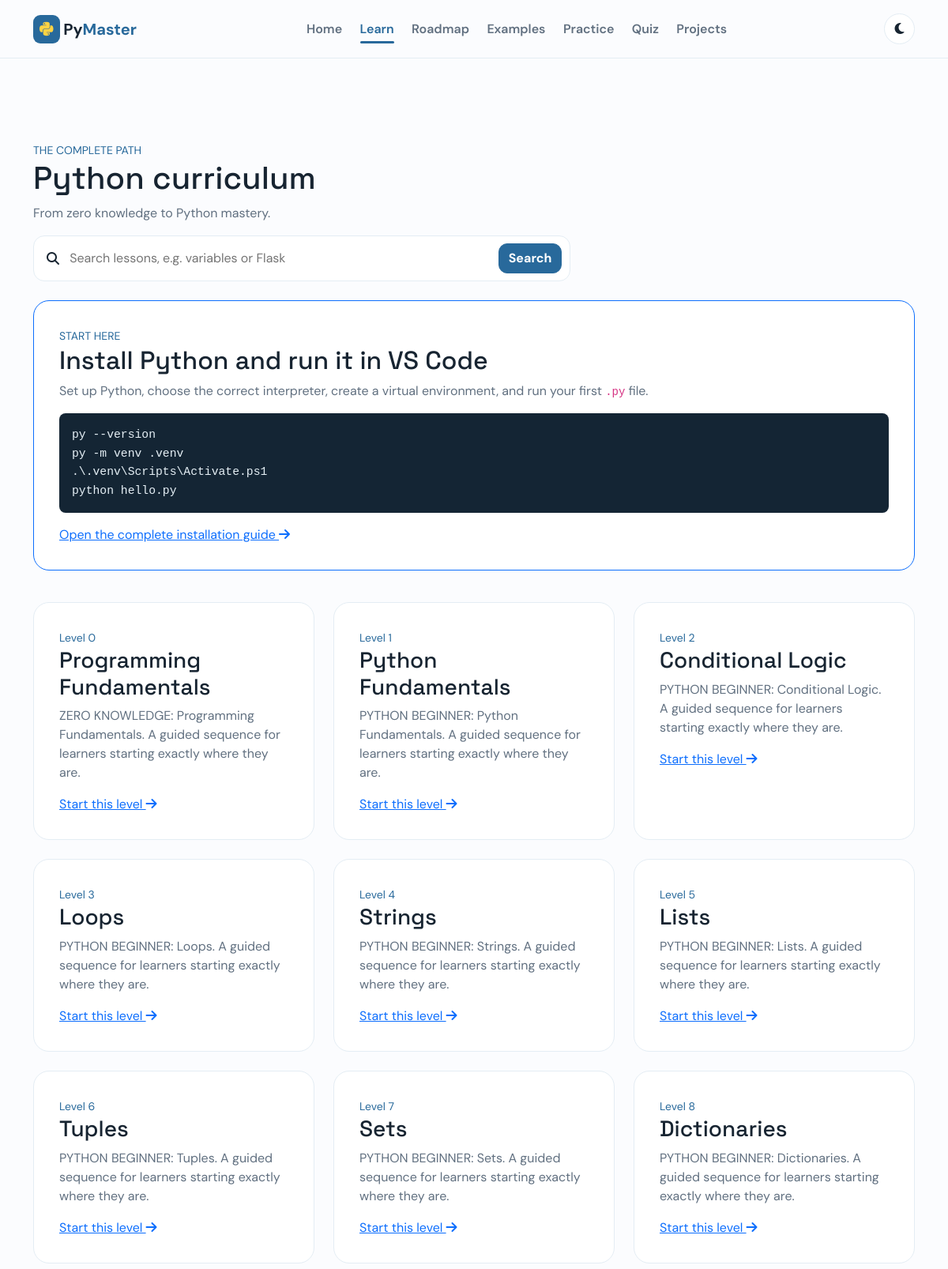
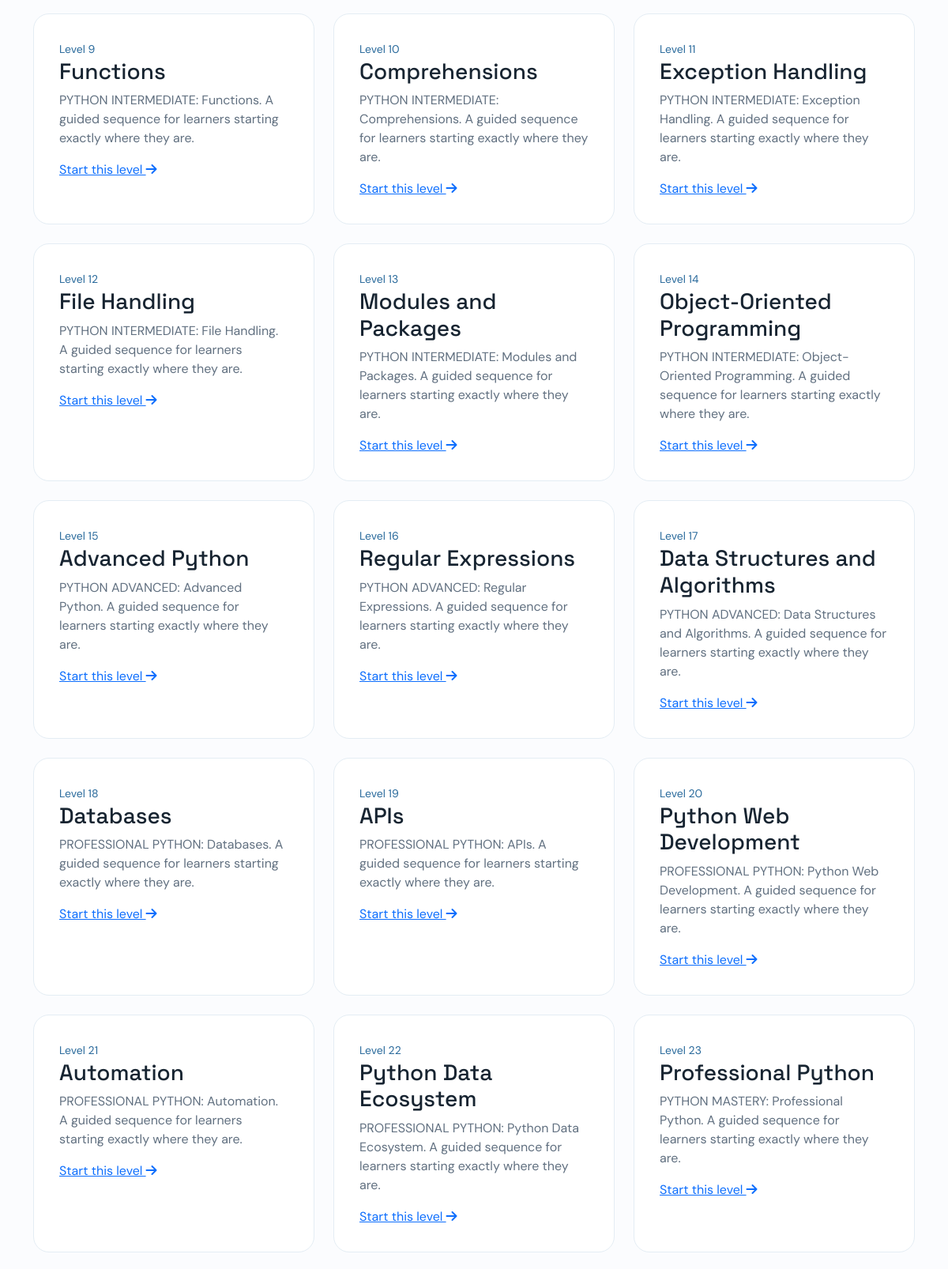
Page /learn (upper part) on the committed database (2 pictures, top to bottom).
### models/course.py (models this page shows)
class Course(db.Model):
    __tablename__ = "courses"
    id = db.Column(db.Integer, primary_key=True)
    title = db.Column(db.String(150), nullable=False, unique=True)
    slug = db.Column(db.String(160), nullable=False, unique=True, index=True)
    description = db.Column(db.Text, nullable=False)
    level = db.Column(db.String(30), nullable=False, default="Beginner")
    thumbnail = db.Column(db.String(255))
    created_at = db.Column(db.DateTime, nullable=False, default=datetime.utcnow)
    modules = db.relationship("Module", back_populates="course", cascade="all, delete-orphan", order_by="Module.position")
    projects = db.relationship("Project", back_populates="course", cascade="all, delete-orphan")

### routes/main.py (the view)
@main_bp.get("/learn")
def learn():
    query = request.args.get("q", "").strip()
    courses = Course.query.order_by(Course.id).all()
    setup_lesson = Lesson.query.filter_by(title="Introduction to Installing Python").first()
    results = (
        Lesson.query.filter(
            or_(
                Lesson.title.ilike(f"%{query}%"),
                Lesson.content.ilike(f"%{query}%"),
            )
        )
        .order_by(Lesson.title)
        .all()
        if query
        else []
    )
    return render_template(
        "learn.html",
        courses=courses,
        query=query,
        results=results,
        setup_lesson=setup_lesson,
    )

### templates/learn.html (shortened to what this page needs)
{% extends "index.html" %}
{% block content %}
<section class="section">
  <div class="container">
    <small>THE COMPLETE PATH</small>
    <h1>Python curriculum</h1>
    <p>From zero knowledge to Python mastery.</p>
    <form class="search-box" method="get">
      <i class="fa fa-search"></i>
      <input name="q" value="{{ query }}" placeholder="Search lessons, e.g. variables or Flask">
      <button class="btn btn-primary">Search</button>
    </form>
    {% if setup_lesson %}
    <article class="cardx mt-4 border-primary">
      <small>START HERE</small>
      <h2>Install Python and run it in VS Code</h2>
      <p>Set up Python, choose the correct interpreter, create a virtual environment, and run your first <code>.py</code> file.</p>
      <div class="code-box p-3 rounded-3 font-monospace mb-3">
        <pre class="m-0"><code>py --version
py -m venv .venv
.\.venv\Scripts\Activate.ps1
python hello.py</code></pre>
      </div>
      <a href="{{ url_for('main.lesson', slug=setup_lesson.slug) }}">
        Open the complete installation guide <i class="fa fa-arrow-right"></i>
      </a>
    </article>
    {% endif %}
    <div class="row g-4 mt-3">
      {% for course in courses %}
      <div class="col-md-6 col-lg-4">
        <article class="cardx">
          <small>{{ course.level }}</small>
          <h3>{{ course.title.split(' - ', 1)[1] }}</h3>
          <p>{{ course.description }}</p>
          <a href="{{ url_for('main.lesson', slug=course.modules[0].lessons[0].slug) }}">
            Start this level <i class="fa fa-arrow-right"></i>
          </a>
        </article>
      </div>
      {% endfor %}
    </div>
  </div>
</section>
{% endblock %}

### templates/index.html (shortened to what this page needs)
<!doctype html>
<html data-theme="light">
<head>
  <link href="https://cdn.jsdelivr.net/npm/bootstrap@5.3.3/dist/css/bootstrap.min.css" rel="stylesheet">
  <link href="https://cdnjs.cloudflare.com/ajax/libs/font-awesome/6.5.2/css/all.min.css" rel="stylesheet">
  <link href="{{ url_for('static', filename='css/main.css') }}" rel="stylesheet">
</head>
<body>
  <nav class="navbar navbar-expand-lg sticky-top">
    <div class="container">
      <a class="navbar-brand" href="/">
        <i class="fa-brands fa-python"></i> Py<span>Master</span>
      </a>
      <div class="collapse navbar-collapse" id="nav">
        <ul class="navbar-nav mx-auto">
          {% for n, id in [('Home', 'home'), ('Learn', 'learn'), ('Roadmap', 'roadmap'), ('Examples', 'examples'),
          ('Practice', 'practice'), ('Quiz', 'quiz'), ('Projects', 'projects')] %}
          <li>
            <a class="nav-link {{ 'active' if (id == 'home' and request.path == '/') or (id != 'home' and request.path.startswith('/' + ('quizzes' if id == 'quiz' else id))) else '' }}"
              aria-current="{{ 'page' if (id == 'home' and request.path == '/') or (id != 'home' and request.path.startswith('/' + ('quizzes' if id == 'quiz' else id))) else 'false' }}"
              href="{{ url_for('main.home') if id == 'home' else url_for('main.learn') if id == 'learn' else url_for('main.roadmap') if id == 'roadmap' else url_for('main.examples') if id == 'examples' else url_for('main.practice') if id == 'practice' else url_for('main.quizzes') if id == 'quiz' else url_for('main.projects') if id == 'projects' else '/#' + id }}">
              {{ n }}
            </a>
          </li>
          {% endfor %}
        </ul>
        <button data-theme-toggle class="theme">
        </button>
      </div>
    </div>
  </nav>
  <main>
    {% block content %}{% endblock %}
  </main>
</body>
</html>

### static/css/main.css (style rules this page uses)
:root { --b: #28699b; --y: #ffd343; --ink: #172431; --muted: #617080; --bg: #fbfcfe; --card: #fff; --tint: #eff7fc; --border: #e4edf4; }
* { box-sizing: border-box; }
html { scroll-behavior: smooth; scroll-padding-top: 80px; }
body { background: var(--bg); color: var(--ink); font-family: "DM Sans", sans-serif; }
h1, h2, h3, h4, h5, h6 { font-family: "Space Grotesk", sans-serif; color: var(--ink); }
p { color: var(--muted); }
nav { min-height: 74px; background: var(--bg); border-bottom: 1px solid var(--border); }
.navbar-brand { font-weight: 700; color: var(--ink) !important; }
.navbar-brand i { color: var(--y); background: var(--b); padding: 8px; border-radius: 9px; }
.navbar-brand span, small { color: var(--b); }
.nav-link { position: relative; color: var(--muted) !important; font-weight: 600; margin: 0 0.35rem; padding: 0.55rem 0.35rem !important; }
.nav-link::after { position: absolute; right: 0.35rem; bottom: 0.15rem; left: 0.35rem; height: 3px; content: ""; background: var(--b); border-radius: 3px; transform: scaleX(0); transform-origin: center; transition: transform 0.2s ease; }
.nav-link:hover::after, .nav-link.active::after { transform: scaleX(1); }
.nav-link:hover, .nav-link.active { color: var(--b) !important; }
.theme { border: 1px solid var(--border); border-radius: 50%; width: 39px; height: 39px; background: var(--card); color: var(--ink); }
.btn { border-radius: 11px; font-weight: 700; }
.btn-primary { background: var(--b); border-color: var(--b); }
.section { padding: 6.5rem 0; }
.cardx { padding: 2rem; height: 100%; text-align: left; background: var(--card); border: 1px solid var(--border); border-radius: 20px; transition: 0.25s; }
.search-box { display: flex; gap: 0.7rem; align-items: center; max-width: 680px; padding: 0.55rem 0.6rem 0.55rem 1rem; background: var(--card); border: 1px solid var(--border); border-radius: 14px; }
.search-box input { flex: 1; border: 0; outline: 0; background: transparent; color: var(--ink); }
.code-box { background: #142534; color: #e5eff5; border-radius: 12px; }
.code-box pre { color: #e5eff5; font-family: "Consolas", "Fira Code", monospace; font-size: 0.92rem; line-height: 1.6; }

### rows in the picture
Course: level "Level 0", title "Programming Fundamentals", description "ZERO KNOWLEDGE: Programming Fundamentals. A guided sequence for learners starting exactly where they are."
Course: level "Level 1", title "Python Fundamentals", description "PYTHON BEGINNER: Python Fundamentals. A guided sequence for learners starting exactly where they are."
Course: level "Level 2", title "Conditional Logic", description "PYTHON BEGINNER: Conditional Logic. A guided sequence for learners starting exactly where they are."
Course: level "Level 3", title "Loops", description "PYTHON BEGINNER: Loops. A guided sequence for learners starting exactly where they are."
Course: level "Level 4", title "Strings", description "PYTHON BEGINNER: Strings. A guided sequence for learners starting exactly where they are."
Course: level "Level 5", title "Lists", description "PYTHON BEGINNER: Lists. A guided sequence for learners starting exactly where they are."
Course: level "Level 6", title "Tuples", description "PYTHON BEGINNER: Tuples. A guided sequence for learners starting exactly where they are."
Course: level "Level 7", title "Sets", description "PYTHON BEGINNER: Sets. A guided sequence for learners starting exactly where they are."
Course: level "Level 8", title "Dictionaries", description "PYTHON BEGINNER: Dictionaries. A guided sequence for learners starting exactly where they are."
Course: level "Level 9", title "Functions", description "PYTHON INTERMEDIATE: Functions. A guided sequence for learners starting exactly where they are."
Course: level "Level 10", title "Comprehensions", description "PYTHON INTERMEDIATE: Comprehensions. A guided sequence for learners starting exactly where they are."
Course: level "Level 11", title "Exception Handling", description "PYTHON INTERMEDIATE: Exception Handling. A guided sequence for learners starting exactly where they are."
Course: level "Level 12", title "File Handling", description "PYTHON INTERMEDIATE: File Handling. A guided sequence for learners starting exactly where they are."
Course: level "Level 13", title "Modules and Packages", description "PYTHON INTERMEDIATE: Modules and Packages. A guided sequence for learners starting exactly where they are."
Course: level "Level 14", title "Object-Oriented Programming", description "PYTHON INTERMEDIATE: Object-Oriented Programming. A guided sequence for learners starting exactly where they are."
Course: level "Level 15", title "Advanced Python", description "PYTHON ADVANCED: Advanced Python. A guided sequence for learners starting exactly where they are."
Course: level "Level 16", title "Regular Expressions", description "PYTHON ADVANCED: Regular Expressions. A guided sequence for learners starting exactly where they are."
Course: level "Level 17", title "Data Structures and Algorithms", description "PYTHON ADVANCED: Data Structures and Algorithms. A guided sequence for learners starting exactly where they are."
Course: level "Level 18", title "Databases", description "PROFESSIONAL PYTHON: Databases. A guided sequence for learners starting exactly where they are."
Course: level "Level 19", title "APIs", description "PROFESSIONAL PYTHON: APIs. A guided sequence for learners starting exactly where they are."
Course: level "Level 20", title "Python Web Development", description "PROFESSIONAL PYTHON: Python Web Development. A guided sequence for learners starting exactly where they are."
Course: level "Level 21", title "Automation", description "PROFESSIONAL PYTHON: Automation. A guided sequence for learners starting exactly where they are."
Course: level "Level 22", title "Python Data Ecosystem", description "PROFESSIONAL PYTHON: Python Data Ecosystem. A guided sequence for learners starting exactly where they are."
Course: level "Level 23", title "Professional Python", description "PYTHON MASTERY: Professional Python. A guided sequence for learners starting exactly where they are."

### other values in the picture
{{ n }} "Home" "Learn" "Roadmap" "Examples" "Practice" "Quiz" "Projects"
